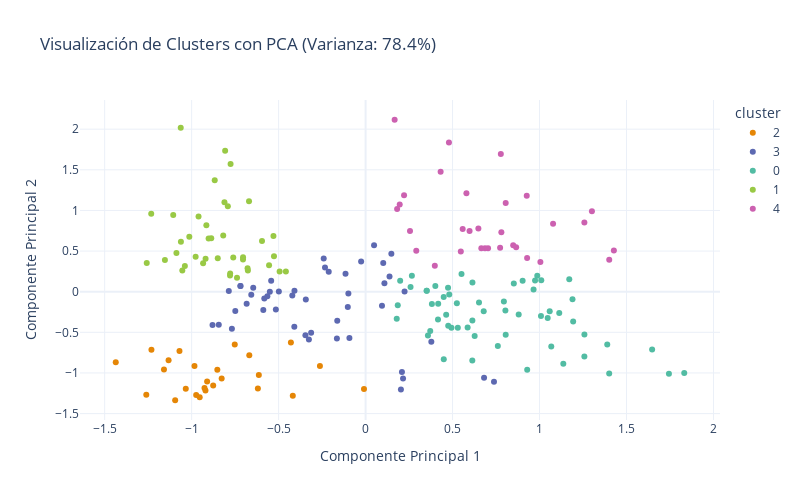

Here is the notebook cell this chart was saved with:
### Markdown cell above
### Extra 

<div style="background-color:green;color:white">

<br>

Visualiza con PCA usando las tres variables en 2D.

<br>

### Code cell
from sklearn.decomposition import PCA
import plotly.express as px

pca = PCA(n_components=2)
pca_2d = pca.fit_transform(X_scaled)

df_red['PC1'] = pca_2d[:, 0]
df_red['PC2'] = pca_2d[:, 1]

varianza = pca.explained_variance_ratio_.sum() * 100

fig = px.scatter(
    df_red, 
    x='PC1', 
    y='PC2', 
    color='cluster',
    title=f'Visualización de Clusters con PCA (Varianza: {varianza:.1f}%)',
    labels={'PC1': 'Componente Principal 1', 'PC2': 'Componente Principal 2'},
    hover_data=['Age', 'Annual Income (k$)', 'Spending Score (1-100)'],
    color_discrete_sequence=px.colors.qualitative.Vivid,
    template="plotly_white"
)

fig.update_layout(width=800, height=500)
fig.show()

### Figure 1 — Plotly figure (JSON) as saved in the notebook; plotly's stock layout.template omitted (floating-point values rounded to 4 significant figures; data arrays with more than 128 entries replaced by an {"elided": "..."} marker saying what was removed)
{"data": [{"customdata": [[19, 15, 39], [21, 15, 81], [23, 16, 77], [31, 17, 40], [22, 17, 76], [23, 18, 94], [30, 19, 72], [35, 19, 99], [24, 20, 77], [22, 20, 79], [20, 21, 66], [35, 23, 98], [25, 24, 73], [31, 25, 73], [29, 28, 82], [35, 28, 61], [23, 29, 87], [21, 30, 73], [18, 33, 92], [21, 33, 81], [30, 34, 73], [20, 37, 75], [24, 38, 92], [31, 39, 61], [24, 39, 65]], "hovertemplate": "cluster=2<br>Componente Principal 1=%{x}<br>Componente Principal 2=%{y}<br>Age=%{customdata[0]}<br>Annual Income (k$)=%{customdata[1]}<br>Spending Score (1-100)=%{customdata[2]}<extra></extra>", "legendgroup": "2", "marker": {"color": "rgb(229, 134, 6)", "symbol": "circle"}, "mode": "markers", "name": "2", "orientation": "v", "showlegend": true, "type": "scatter", "x": [-0.4185, -1.095, -0.9537, -0.009149, -0.974, -1.261, -0.6193, -0.9205, -0.9262, -1.034, -0.8761, -0.9111, -0.8273, -0.6138, -0.8523, -0.2625, -1.159, -0.9837, -1.436, -1.133, -0.6686, -1.07, -1.231, -0.4294, -0.7522], "xaxis": "x", "y": [-1.281, -1.336, -1.298, -1.196, -1.271, -1.267, -1.19, -1.215, -1.186, -1.194, -1.153, -1.105, -1.068, -1.025, -0.961, -0.9151, -0.9567, -0.9147, -0.8679, -0.8442, -0.7816, -0.729, -0.7154, -0.6252, -0.6494], "yaxis": "y"}, {"customdata": {"elided": "47x3 int values"}, "hovertemplate": "cluster=3<br>Componente Principal 1=%{x}<br>Componente Principal 2=%{y}<br>Age=%{customdata[0]}<br>Annual Income (k$)=%{customdata[1]}<br>Spending Score (1-100)=%{customdata[2]}<extra></extra>", "legendgroup": "3", "marker": {"color": "rgb(93, 105, 177)", "symbol": "circle"}, "mode": "markers", "name": "3", "orientation": "v", "showlegend": true, "type": "scatter", "x": [0.2032, 0.7382, 0.6812, 0.2153, 0.209, 0.378, -0.3259, -0.1649, -0.09301, -0.3459, -0.3131, -0.4097, -0.7685, -0.8799, -0.844, -0.1629, -0.5159, 0.09429, -0.5881, -0.1023, -0.749, -0.6838, -0.3435, -0.5824, 0.2242, -0.099, -0.5647, -0.4212, -0.6572, -0.4089, -0.5505, -0.4986, -0.7864, 0.1083, -0.646, -0.7196, -0.7193, -0.5428, 0.1376, -0.1153, -0.2119, -0.2333, 0.1014, -0.02566, -0.2407, 0.1481, 0.04872], "xaxis": "x", "y": [-1.204, -1.109, -1.06, -1.069, -0.9871, -0.6165, -0.5884, -0.5759, -0.5706, -0.5365, -0.5059, -0.4302, -0.4571, -0.4108, -0.4082, -0.3566, -0.2186, -0.173, -0.2237, -0.1883, -0.2361, -0.1487, -0.0968, -0.08458, 0.002355, -0.02167, -0.05715, -0.04635, -0.03611, 0.0106, -0.001524, 0.003875, 0.008713, 0.1035, 0.04749, 0.0693, 0.06908, 0.1363, 0.1883, 0.2224, 0.2463, 0.2991, 0.3547, 0.3722, 0.4077, 0.4672, 0.5706], "yaxis": "y"}, {"customdata": {"elided": "58x3 int values"}, "hovertemplate": "cluster=0<br>Componente Principal 1=%{x}<br>Componente Principal 2=%{y}<br>Age=%{customdata[0]}<br>Annual Income (k$)=%{customdata[1]}<br>Spending Score (1-100)=%{customdata[2]}<extra></extra>", "legendgroup": "0", "marker": {"color": "rgb(82, 188, 163)", "symbol": "circle"}, "mode": "markers", "name": "0", "orientation": "v", "showlegend": true, "type": "scatter", "x": [1.832, 1.744, 1.4, 0.9291, 1.137, 1.258, 0.6136, 0.4495, 1.647, 1.389, 1.067, 0.7603, 1.258, 0.6271, 0.8055, 0.3584, 0.3717, 0.5866, 0.5303, 0.4937, 0.4751, 1.193, 0.614, 1.047, 1.008, 0.4163, 0.8802, 0.1791, 1.113, 1.059, 0.4633, 0.8038, 0.6791, 0.7951, 0.185, 0.5247, 0.652, 1.19, 0.3812, 0.4175, 0.4491, 0.481, 0.9656, 0.3515, 0.3512, 0.4741, 0.401, 0.8522, 0.2585, 0.9744, 0.6143, 1.171, 1.01, 0.9029, 0.9871, 0.1988, 0.5515, 0.2662], "xaxis": "x", "y": [-1.001, -1.009, -1.007, -0.9609, -0.8877, -0.7975, -0.8471, -0.8316, -0.7127, -0.6492, -0.6742, -0.6696, -0.5253, -0.5444, -0.5303, -0.539, -0.4827, -0.4404, -0.4427, -0.4449, -0.4199, -0.3666, -0.3543, -0.3237, -0.2985, -0.343, -0.2804, -0.3318, -0.2629, -0.2403, -0.2825, -0.2308, -0.2408, -0.1213, -0.1669, -0.1406, -0.1323, -0.09157, -0.1514, -0.149, -0.06571, -0.03443, 0.0276, 0.01062, 0.01084, 0.04796, 0.06933, 0.1012, 0.05787, 0.1387, 0.1127, 0.1541, 0.1416, 0.1332, 0.1955, 0.1355, 0.2184, 0.1957], "yaxis": "y"}, {"customdata": [[39, 69, 91], [31, 70, 77], [40, 71, 95], [38, 71, 75], [39, 71, 75], [31, 72, 71], [29, 73, 88], [32, 73, 73], [35, 74, 72], [32, 75, 93], [32, 76, 87], [28, 77, 97], [32, 77, 74], [34, 78, 90], [39, 78, 88], [38, 78, 76], [27, 78, 89], [30, 78, 78], [30, 78, 73], [29, 79, 83], [31, 81, 93], [36, 85, 75], [33, 86, 95], [32, 87, 63], [28, 87, 75], [36, 87, 92], [30, 88, 86], [27, 88, 69], [35, 93, 90], [32, 97, 86], [29, 98, 88], [30, 99, 97], [28, 101, 68], [36, 103, 85], [32, 103, 69], [38, 113, 91], [35, 120, 79], [32, 126, 74], [30, 137, 83]], "hovertemplate": "cluster=1<br>Componente Principal 1=%{x}<br>Componente Principal 2=%{y}<br>Age=%{customdata[0]}<br>Annual Income (k$)=%{customdata[1]}<br>Spending Score (1-100)=%{customdata[2]}<extra></extra>", "legendgroup": "1", "marker": {"color": "rgb(153, 201, 69)", "symbol": "circle"}, "mode": "markers", "name": "1", "orientation": "v", "showlegend": true, "type": "scatter", "x": [-0.7391, -0.7794, -0.7786, -0.4942, -0.4583, -0.6767, -1.054, -0.6785, -0.5549, -1.039, -0.9341, -1.258, -0.7047, -0.9199, -0.7045, -0.5267, -1.154, -0.8499, -0.7608, -0.977, -1.087, -0.5955, -1.062, -0.5297, -0.8872, -0.9025, -1.013, -0.8184, -0.9154, -0.9604, -1.106, -1.232, -0.7919, -0.8113, -0.6701, -0.8673, -0.7761, -0.8074, -1.063], "xaxis": "x", "y": [0.1725, 0.1987, 0.2241, 0.2474, 0.2501, 0.2619, 0.2596, 0.289, 0.3257, 0.315, 0.3509, 0.3534, 0.3969, 0.4066, 0.4227, 0.4372, 0.3895, 0.4132, 0.4203, 0.4307, 0.4763, 0.6246, 0.6153, 0.6858, 0.658, 0.6548, 0.6749, 0.6913, 0.819, 0.926, 0.9425, 0.9596, 1.05, 1.102, 1.114, 1.372, 1.572, 1.735, 2.018], "yaxis": "y"}, {"customdata": [[43, 71, 35], [59, 71, 11], [47, 71, 9], [44, 73, 7], [57, 75, 5], [48, 77, 36], [34, 78, 22], [43, 78, 17], [44, 78, 20], [47, 78, 16], [37, 78, 1], [34, 78, 1], [56, 79, 35], [50, 85, 26], [42, 86, 20], [36, 87, 27], [40, 87, 13], [36, 87, 10], [52, 88, 13], [58, 88, 15], [59, 93, 14], [37, 97, 32], [46, 98, 15], [41, 99, 39], [54, 101, 24], [41, 103, 17], [34, 103, 23], [33, 113, 8], [47, 120, 16], [45, 126, 28], [32, 137, 18]], "hovertemplate": "cluster=4<br>Componente Principal 1=%{x}<br>Componente Principal 2=%{y}<br>Age=%{customdata[0]}<br>Annual Income (k$)=%{customdata[1]}<br>Spending Score (1-100)=%{customdata[2]}<extra></extra>", "legendgroup": "4", "marker": {"color": "rgb(204, 97, 176)", "symbol": "circle"}, "mode": "markers", "name": "4", "orientation": "v", "showlegend": true, "type": "scatter", "x": [0.398, 1.401, 1.005, 0.9286, 1.427, 0.5474, 0.2914, 0.704, 0.6865, 0.8656, 0.7733, 0.6655, 0.8486, 0.7806, 0.5978, 0.2554, 0.6485, 0.5582, 1.078, 1.258, 1.301, 0.1813, 0.8055, 0.1962, 0.9265, 0.5797, 0.2212, 0.4314, 0.7775, 0.4793, 0.167], "xaxis": "x", "y": [0.3179, 0.3946, 0.3658, 0.4153, 0.5072, 0.4936, 0.504, 0.5349, 0.5333, 0.5469, 0.542, 0.5341, 0.5708, 0.7318, 0.7465, 0.748, 0.7786, 0.7723, 0.8376, 0.8506, 0.9913, 1.017, 1.092, 1.072, 1.182, 1.213, 1.185, 1.477, 1.694, 1.836, 2.116], "yaxis": "y"}], "layout": {"height": 500, "legend": {"title": {"text": "cluster"}, "tracegroupgap": 0}, "title": {"text": "Visualización de Clusters con PCA (Varianza: 78.4%)"}, "width": 800, "xaxis": {"anchor": "y", "domain": [0, 1], "title": {"text": "Componente Principal 1"}}, "yaxis": {"anchor": "x", "domain": [0, 1], "title": {"text": "Componente Principal 2"}}}}
